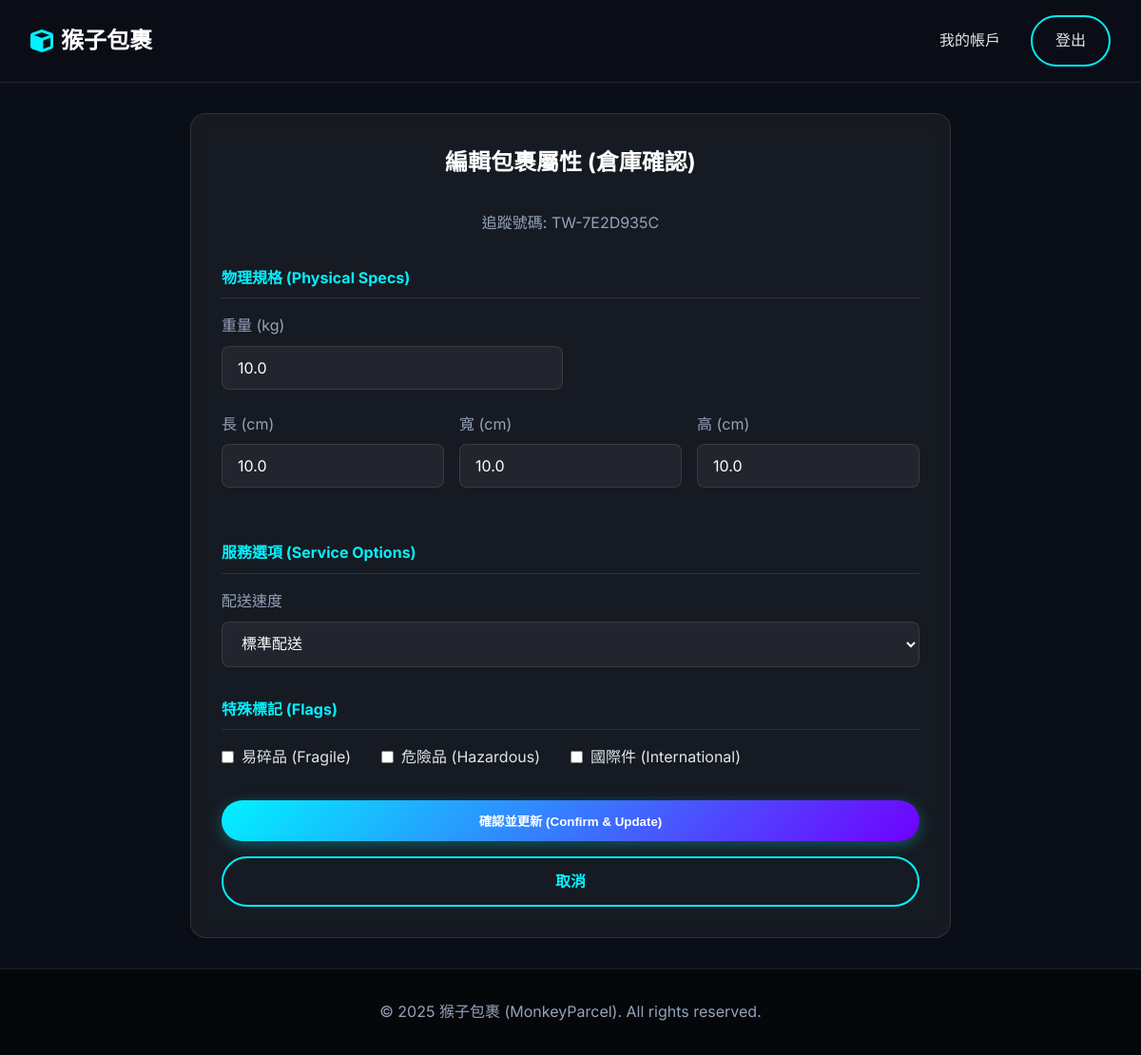
Page /edit_package/TW-7E2D935C (signed in) on the committed database.
### app/models.py (models this page shows, shortened)
class Package(Base):
    __tablename__ = 'packages'
    id: Mapped[int] = mapped_column(primary_key=True)
    tracking_number: Mapped[str] = mapped_column(String(20), unique=True, nullable=False) # 物流單號
    sender_id: Mapped[int] = mapped_column(ForeignKey('customers.id'), nullable=False)
    recipient_name: Mapped[str] = mapped_column(String(100), nullable=False)
    recipient_address: Mapped[str] = mapped_column(String(200), nullable=False)
    recipient_phone: Mapped[str] = mapped_column(String(20), nullable=False)
    weight: Mapped[float] = mapped_column(Float, nullable=False) # 重量 (kg)
    width: Mapped[float] = mapped_column(Float, nullable=False)  # 寬 (cm)
    height: Mapped[float] = mapped_column(Float, nullable=False) # 高 (cm)
    length: Mapped[float] = mapped_column(Float, nullable=False) # 長 (cm)
    declared_value: Mapped[float] = mapped_column(Float, default=0.0) # 報值金額 (保險用)
    content_description: Mapped[str] = mapped_column(String(255), nullable=True) # 內容物描述
    package_type: Mapped[PackageType] = mapped_column(Enum(PackageType), default=PackageType.SMALL_BOX)
    delivery_speed: Mapped[DeliverySpeed] = mapped_column(Enum(DeliverySpeed), default=DeliverySpeed.STANDARD)
    status: Mapped[PackageStatus] = mapped_column(Enum(PackageStatus), default=PackageStatus.CREATED)
    is_hazardous: Mapped[bool] = mapped_column(Boolean, default=False)   # 易燃物/危險品
    is_fragile: Mapped[bool] = mapped_column(Boolean, default=False)     # 易碎品
    is_international: Mapped[bool] = mapped_column(Boolean, default=False) # 國際件
    created_at: Mapped[datetime] = mapped_column(DateTime, default=datetime.now) # 寄件時間
    estimated_delivery: Mapped[datetime] = mapped_column(DateTime, nullable=True) # 預計抵達時間
    shipping_cost: Mapped[float] = mapped_column(Float, default=0.0) # 運費金額
    sender: Mapped["Customer"] = relationship("Customer", back_populates="packages", foreign_keys=[sender_id])
    tracking_events: Mapped[List["TrackingEvent"]] = relationship("TrackingEvent", back_populates="package", cascade="all, delete-orphan")
    assigned_driver_id: Mapped[Optional[int]] = mapped_column(ForeignKey('users.id'), nullable=True)
    assigned_driver: Mapped[Optional["User"]] = relationship("User", foreign_keys=[assigned_driver_id])

### app/routes.py (the view, shortened to what this page needs)
@main.route('/edit_package/<tracking_number>', methods=['GET', 'POST'])
@login_required
def edit_package(tracking_number):
    if session.get('user_role') == 'customer':
        return "Unauthorized", 403
    package = services.get_package_by_tracking(tracking_number)
    if not package:
        flash('找不到包裹', 'error')
        return redirect(url_for('main.dashboard'))
    return render_template('edit_package.html', package=package)

### app/routes.py (called while the page is built)
def login_required(f):
    @wraps(f)
    def decorated_function(*args, **kwargs):
        if 'user_id' not in session:
            return redirect(url_for('main.login'))
        return f(*args, **kwargs)
    return decorated_function

### app/services.py (called while the page is built)
def get_package_by_tracking(tracking_number):
    return db.session.execute(
        db.select(models.Package).filter_by(tracking_number=tracking_number)
    ).scalar_one_or_none()

### app/templates/edit_package.html (shortened to what this page needs)
{% extends "base.html" %}
{% block content %}
<div class="container">
    <div class="card" style="max-width: 800px; margin: 0 auto;">
        <h2 style="margin-bottom: 2rem; text-align: center;">編輯包裹屬性 (倉庫確認)</h2>
        <p style="text-align: center; color: var(--text-muted);">追蹤號碼: {{ package.tracking_number }}</p>
        <form method="POST">
            <h4
                style="color: var(--primary-color); margin: 2rem 0 1rem 0; border-bottom: 1px solid var(--border-color); padding-bottom: 0.5rem;">
                物理規格 (Physical Specs)</h4>
            <div style="display: grid; grid-template-columns: 1fr 1fr; gap: 1rem;">
                <div class="form-group">
                    <label class="form-label">重量 (kg)</label>
                    <input type="number" step="0.1" min="0" name="weight" class="form-control"
                        value="{{ package.weight }}" required>
                </div>
            </div>
            <div style="display: grid; grid-template-columns: repeat(3, 1fr); gap: 1rem;">
                <div class="form-group">
                    <label class="form-label">長 (cm)</label>
                    <input type="number" step="1" min="0" name="length" class="form-control"
                        value="{{ package.length }}" required>
                </div>
                <div class="form-group">
                    <label class="form-label">寬 (cm)</label>
                    <input type="number" step="1" min="0" name="width" class="form-control" value="{{ package.width }}"
                        required>
                </div>
                <div class="form-group">
                    <label class="form-label">高 (cm)</label>
                    <input type="number" step="1" min="0" name="height" class="form-control"
                        value="{{ package.height }}" required>
                </div>
            </div>
            <h4
                style="color: var(--primary-color); margin: 2rem 0 1rem 0; border-bottom: 1px solid var(--border-color); padding-bottom: 0.5rem;">
                服務選項 (Service Options)</h4>
            <div class="form-group">
                <label class="form-label">配送速度</label>
                <select name="delivery_speed" class="form-control">
                    {% set speed_names = {'STANDARD': '標準配送', 'OVERNIGHT': '隔夜快遞', 'TWO_DAY': '兩日配送', 'ECONOMY': '經濟配送'}
                    %}
                    {% for speed in ['STANDARD', 'OVERNIGHT', 'TWO_DAY', 'ECONOMY'] %}
                    <option value="{{ speed }}" {% if package.delivery_speed.name==speed %}selected{% endif %}>{{
                        speed_names[speed] }}</option>
                    {% endfor %}
                </select>
            </div>
            <h4
                style="color: var(--primary-color); margin: 2rem 0 1rem 0; border-bottom: 1px solid var(--border-color); padding-bottom: 0.5rem;">
                特殊標記 (Flags)</h4>
            <div style="display: flex; gap: 2rem; margin-top: 1rem;">
                <label style="display: flex; align-items: center; gap: 0.5rem; cursor: pointer;">
                    <input type="checkbox" name="is_fragile" value="1" {% if package.is_fragile %}checked{% endif %}>
                    <span>易碎品 (Fragile)</span>
                </label>
                <label style="display: flex; align-items: center; gap: 0.5rem; cursor: pointer;">
                    <input type="checkbox" name="is_hazardous" value="1" >
                    <span>危險品 (Hazardous)</span>
                </label>
                <label style="display: flex; align-items: center; gap: 0.5rem; cursor: pointer;">
                    <input type="checkbox" name="is_international" value="1" >
                    <span>國際件 (International)</span>
                </label>
            </div>
            <button type="submit" class="btn btn-primary" style="width: 100%; margin-top: 2rem;">確認並更新 (Confirm &
                Update)</button>
            <a href="{{ url_for('main.tracking_result', tracking_number=package.tracking_number) }}"
                class="btn btn-outline" style="width: 100%; margin-top: 1rem; text-align: center;">取消</a>
        </form>
    </div>
</div>
{% endblock %}

### app/static/css/style.css (style rules this page uses)
:root { --primary-color: #00f2ff; --primary-dark: #00c8d4; --secondary-color: #7000ff; --bg-color: #0a0e17; --card-bg: rgba(255, 255, 255, 0.05); --text-color: #e0e6ed; --text-muted: #94a3b8; --border-color: rgba(255, 255, 255, 0.1); --success-color: #00ff9d; --error-color: #ff4d4d; --gradient-main: linear-gradient(135deg, #00f2ff 0%, #7000ff 100%); }
* { box-sizing: border-box; margin: 0; padding: 0; }
body { font-family: 'Inter', 'Noto Sans TC', sans-serif; background-color: var(--bg-color); color: var(--text-color); line-height: 1.6; min-height: 100vh; display: flex; flex-direction: column; }
h1, h2, h3, h4, h5, h6 { font-weight: 700; margin-bottom: 1rem; color: #fff; }
a { text-decoration: none; color: var(--primary-color); transition: all 0.3s ease; }
.container { max-width: 1200px; margin: 0 auto; padding: 0 2rem; }
.btn { display: inline-block; padding: 0.75rem 1.5rem; border-radius: 50px; font-weight: 600; cursor: pointer; border: none; transition: all 0.3s ease; }
.btn-primary { background: var(--gradient-main); color: #fff; box-shadow: 0 4px 15px rgba(0, 242, 255, 0.3); }
.btn-outline { background: transparent; border: 2px solid var(--primary-color); color: var(--primary-color); }
.card { background: var(--card-bg); border: 1px solid var(--border-color); border-radius: 16px; padding: 2rem; backdrop-filter: blur(10px); margin-bottom: 1.5rem; }
.form-group { margin-bottom: 1.5rem; }
.form-label { display: block; margin-bottom: 0.5rem; color: var(--text-muted); }
.form-control { width: 100%; padding: 0.75rem 1rem; background: rgba(255, 255, 255, 0.05); border: 1px solid var(--border-color); border-radius: 8px; color: #fff; font-family: inherit; font-size: 1rem; box-sizing: border-box; }
.form-control option { background-color: #1a1f2b; color: #ffffff; }
.card, .hero, .timeline-item { animation: fadeIn 0.5s ease-out forwards; }

### rows in the picture
Package: tracking_number "TW-7E2D935C", weight "10.0", length "10.0", width "10.0", height "10.0", delivery_speed "標準配送"
